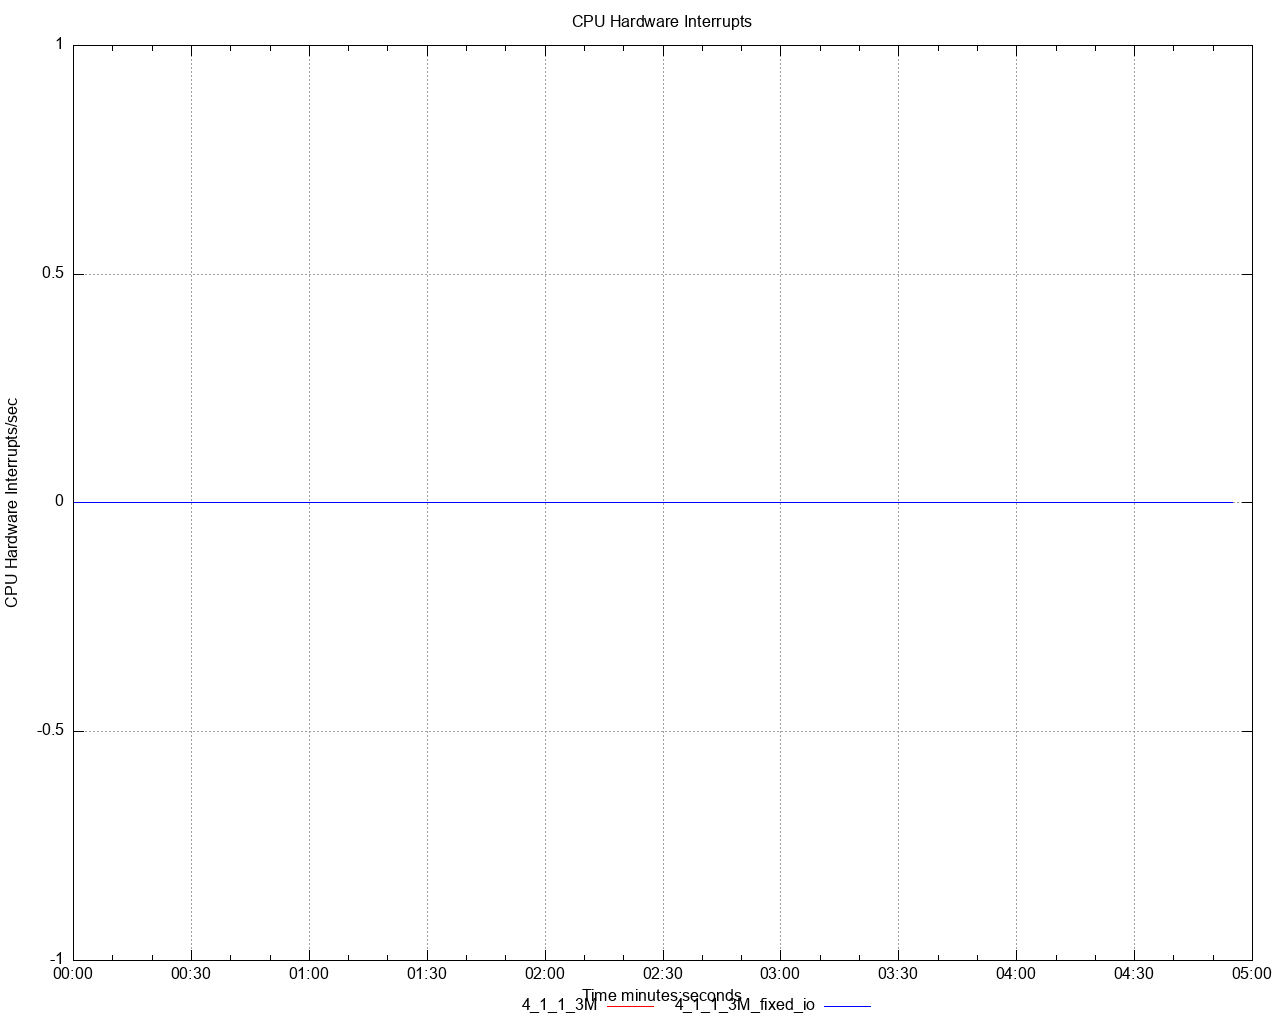

Write the gnuplot code that produced this figure.
set title 'CPU Hardware Interrupts' noenhanced
set style data lines
set datafile separator ","
set terminal png size 1280,1024
set grid
set key below
set xdata time
set timefmt "%s"
offset = 0
t0(x)=(offset=($0==0) ? x : offset, x - offset)
set xlabel 'Time minutes:seconds'
set ylabel 'CPU Hardware Interrupts/sec'
set output '/Users/ahmet.mircik/simulator/tests/report_3M_rate_limit_fixed_io/dstat/cpu_hardware_interrupts_A3.png'
plot \
   '/Users/ahmet.mircik/simulator/tests/report_3M_rate_limit_fixed_io/data/cpu_hardware_interrupts_A3_1.data' using (t0(timecolumn(1))):2 title "4_1_1_3M" noenhanced lt rgb "red", \
   '/Users/ahmet.mircik/simulator/tests/report_3M_rate_limit_fixed_io/data/cpu_hardware_interrupts_A3_2.data' using (t0(timecolumn(1))):2 title "4_1_1_3M_fixed_io" noenhanced lt rgb "blue", \
